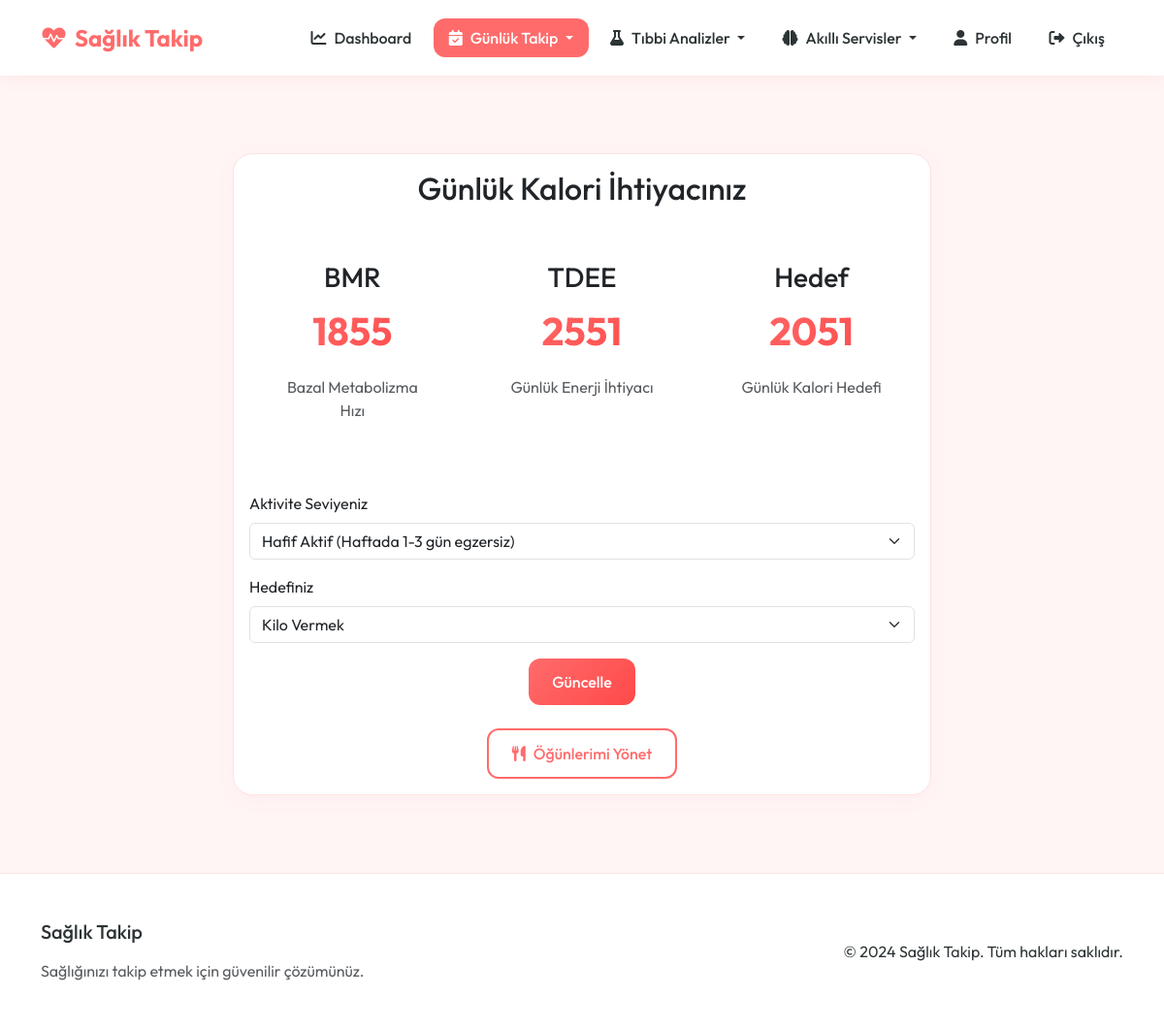
The app's page /calorie-calculator (signed in) with its own data.
### app.py (models this page shows, shortened)
class User(UserMixin, db.Model):
    id = db.Column(db.Integer, primary_key=True)
    email = db.Column(db.String(120), unique=True, nullable=False)
    password_hash = db.Column(db.String(128))
    name = db.Column(db.String(100))
    age = db.Column(db.Integer)
    gender = db.Column(db.String(10))
    weight = db.Column(db.Float)
    height = db.Column(db.Float)
    activity_level = db.Column(db.String(20))  # Sedentary, Lightly Active, Moderately Active, Very Active, Extra Active
    goal = db.Column(db.String(20))  # Lose Weight, Maintain, Gain Weight
    last_login = db.Column(db.DateTime, nullable=True)
    created_at = db.Column(db.DateTime, default=datetime.utcnow)
    test_results = db.relationship('TestResult', backref='user', lazy=True)
    meals = db.relationship('Meal', backref='user', lazy=True)
    def calculate_bmr(self):
        if self.gender == 'male':
            bmr = 10 * self.weight + 6.25 * self.height - 5 * self.age + 5
        else:
            bmr = 10 * self.weight + 6.25 * self.height - 5 * self.age - 161
        return bmr
    def calculate_tdee(self):
        activity_multipliers = {
            'sedentary': 1.2,
            'lightly_active': 1.375,
            'moderately_active': 1.55,
            'very_active': 1.725,
            'extra_active': 1.9
        }
        bmr = self.calculate_bmr()
        level = (self.activity_level or 'sedentary').lower()
        multiplier = activity_multipliers.get(level, 1.2)
        tdee = bmr * multiplier
        return tdee
    def calculate_daily_calories(self):
        tdee = self.calculate_tdee()
        goal = (self.goal or 'maintain').lower()
        if goal == 'lose_weight':
            return tdee - 500
        elif goal == 'gain_weight':
            return tdee + 500
        return tdee

### app.py (the view)
@app.route('/calorie-calculator')
@login_required
def calorie_calculator():
    if not all([current_user.age, current_user.gender, current_user.weight, current_user.height]):
        flash('Lütfen önce profil bilgilerinizi tamamlayın.', 'warning')
        return redirect(url_for('profile'))
    daily_calories = current_user.calculate_daily_calories()
    bmr = current_user.calculate_bmr()
    tdee = current_user.calculate_tdee()
    return render_template('nutrition/calorie_calculator.html',
                         daily_calories=round(daily_calories),
                         bmr=round(bmr),
                         tdee=round(tdee))

### app.py (called while the page is built)
@login_manager.user_loader
def load_user(user_id):
    return User.query.get(int(user_id))

### health_app/templates/nutrition/calorie_calculator.html (shortened to what this page needs)
{% extends "base.html" %}
{% block content %}
<div class="container py-5">
    <div class="row justify-content-center">
        <div class="col-md-8">
            <div class="card">
                <div class="card-body">
                    <h2 class="card-title text-center mb-4">Günlük Kalori İhtiyacınız</h2>
                    <div class="row text-center mb-4">
                        <div class="col-md-4">
                            <div class="dashboard-card">
                                <h3>BMR</h3>
                                <p class="stats-counter">{{ bmr }}</p>
                                <p class="text-muted">Bazal Metabolizma Hızı</p>
                            </div>
                        </div>
                        <div class="col-md-4">
                            <div class="dashboard-card">
                                <h3>TDEE</h3>
                                <p class="stats-counter">{{ tdee }}</p>
                                <p class="text-muted">Günlük Enerji İhtiyacı</p>
                            </div>
                        </div>
                        <div class="col-md-4">
                            <div class="dashboard-card">
                                <h3>Hedef</h3>
                                <p class="stats-counter">{{ daily_calories }}</p>
                                <p class="text-muted">Günlük Kalori Hedefi</p>
                            </div>
                        </div>
                    </div>
                    <form action="{{ url_for('update_activity_level') }}" method="POST" class="mt-4">
                        <div class="mb-3">
                            <label for="activity_level" class="form-label">Aktivite Seviyeniz</label>
                            <select class="form-select" id="activity_level" name="activity_level" required>
                                <option value="lightly_active" {% if current_user.activity_level == 'lightly_active' %}selected{% endif %}>Hafif Aktif (Haftada 1-3 gün egzersiz)</option>
                            </select>
                        </div>
                        <div class="mb-3">
                            <label for="goal" class="form-label">Hedefiniz</label>
                            <select class="form-select" id="goal" name="goal" required>
                                <option value="lose_weight" {% if current_user.goal == 'lose_weight' %}selected{% endif %}>Kilo Vermek</option>
                            </select>
                        </div>
                        <div class="text-center">
                            <button type="submit" class="btn btn-primary">Güncelle</button>
                        </div>
                    </form>
                    <div class="text-center mt-4">
                        <a href="{{ url_for('meals') }}" class="btn btn-outline-primary">
                            <i class="fas fa-utensils me-2"></i>Öğünlerimi Yönet
                        </a>
                    </div>
                </div>
            </div>
        </div>
    </div>
</div>
{% endblock %}

### health_app/templates/base.html (style rules this page uses)
:root { --primary-color: #FF6B6B !important; --primary-light: #FFE3E3 !important; --primary-dark: #FF4949 !important; --secondary-color: #4ECDC4 !important; --accent-color: #FF8B8B !important; --background-color: #FFF5F5 !important; --text-color: #2D3436 !important; --card-bg: #FFFFFF !important; --border-color: #FFE3E3 !important; }
body { font-family: 'Outfit', sans-serif !important; background-color: var(--background-color) !important; color: var(--text-color) !important; min-height: 100vh; display: flex; flex-direction: column; }
.card { background: var(--card-bg); border: 1px solid var(--border-color); border-radius: 20px; box-shadow: 0 4px 20px rgba(255, 107, 107, 0.05); transition: all 0.3s cubic-bezier(0.4, 0, 0.2, 1); overflow: hidden; }
.btn { padding: 0.75rem 1.5rem; font-weight: 500; border-radius: 12px; transition: all 0.3s cubic-bezier(0.4, 0, 0.2, 1); position: relative; overflow: hidden; }
.btn::after { content: ''; position: absolute; top: 50%; left: 50%; width: 0; height: 0; background: rgba(255, 255, 255, 0.2); border-radius: 50%; transform: translate(-50%, -50%); transition: width 0.6s ease, height 0.6s ease; }
.btn-primary { background: linear-gradient(135deg, var(--primary-color), var(--primary-dark)) !important; border: none !important; }
.btn-outline-primary { border: 2px solid var(--primary-color) !important; color: var(--primary-color) !important; }
.dashboard-card { background: var(--card-bg); border-radius: 20px; padding: 2rem; height: 100%; transition: all 0.3s cubic-bezier(0.4, 0, 0.2, 1); }
.stats-counter { font-size: 2.5rem; font-weight: 700; background: linear-gradient(135deg, var(--primary-color), var(--primary-dark)); -webkit-background-clip: text; -webkit-text-fill-color: transparent; }

### records on screen
User: activity_level "Hafif Aktif (Haftada 1-3 gün egzersiz)", goal "Kilo Vermek"

### other values on screen
{{ bmr }} "1855"
{{ tdee }} "2551"
{{ daily_calories }} "2051"
